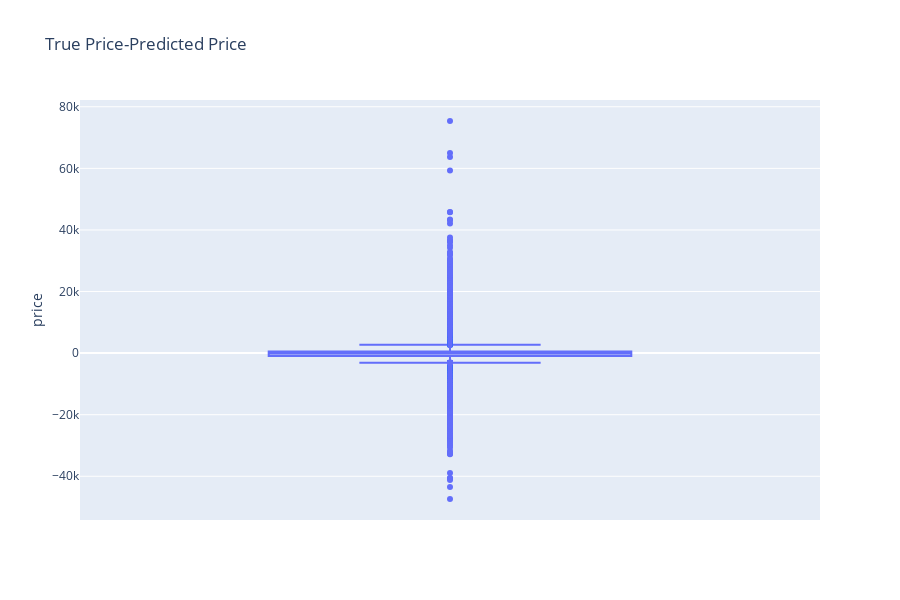

Write notebook code for a chart like this one.
### Code cell
px.box(pd.DataFrame(residu), y='price', title='True Price-Predicted Price', notched=True, template='plotly')

### Figure 1 — Plotly figure (JSON) as saved in the notebook; plotly's stock layout.template omitted (floating-point values rounded to 4 significant figures; data arrays with more than 128 entries replaced by an {"elided": "..."} marker saying what was removed)
{"data": [{"alignmentgroup": "True", "hoverlabel": {"namelength": 0}, "hovertemplate": "price=%{y}", "legendgroup": "", "marker": {"color": "#636efa"}, "name": "", "notched": true, "offsetgroup": "", "orientation": "v", "showlegend": false, "type": "box", "uid": "71bbfd12-08de-4425-b090-3ca7b361d798", "x0": " ", "xaxis": "x", "y": {"elided": "30187 float values"}, "y0": " ", "yaxis": "y"}], "layout": {"boxmode": "group", "grid": {"xaxes": ["x"], "xgap": 0.1, "xside": "bottom", "yaxes": ["y"], "ygap": 0.1, "yside": "left"}, "height": 600, "legend": {"tracegroupgap": 0}, "title": {"text": "True Price-Predicted Price"}, "yaxis": {"title": {"text": "price"}}}}
